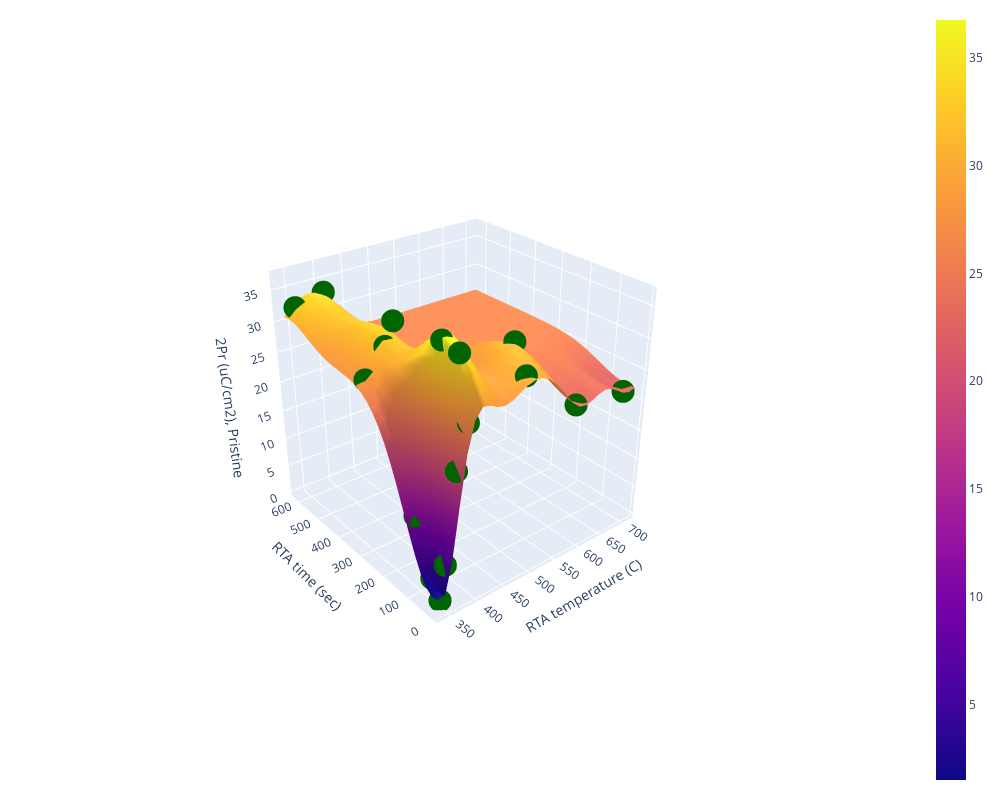

The notebook cell this image was saved under:
### Markdown cell above
# Make predictions and plot the mean surface

### Code cell
# non-log scale 3D plot

pred_labels = obs.mean.view(n, n)
print(pred_labels)
# plot?...
import plotly.graph_objects as go
fig = go.Figure(data=[go.Surface(z=pred_labels.numpy().T, x=test_grid[:,0], y=test_grid[:,1], name='GP regression')])
fig.add_trace(go.Scatter3d(x=train_x[:,0].numpy(),y=train_x[:,1].numpy(),  
                        z=train_y.numpy(), mode='markers', marker={'color':'darkgreen'}, name='training data'))
fig.update_layout( width=1000, height=800,
                  legend=dict(orientation="h", yanchor="top", y=1.02, xanchor="left",x=1),
                   margin=dict(r=20, l=10, b=10, t=10), 
                    scene=dict(
                    xaxis_title="RTA temperature (C)",
                    yaxis_title="RTA time (sec)",
                    zaxis_title='2Pr (uC/cm2), Pristine')
                )
camera = dict(
    up=dict(x=0, y=0, z=1),
    center=dict(x=0, y=0, z=0),
    eye=dict(x=-2, y=-2.5, z=1.75)
)

fig.update_layout(scene_camera=camera)
fig.show()

### Figure 1 — Plotly figure (JSON) as saved in the notebook; plotly's stock layout.template omitted (floating-point values rounded to 4 significant figures; data arrays with more than 128 entries replaced by an {"elided": "..."} marker saying what was removed)
{"data": [{"name": "GP regression", "x": [337.5, 350.4, 363.4, 376.3, 389.2, 402.2, 415.1, 428.0, 440.9, 453.9, 466.8, 479.7, 492.7, 505.6, 518.5, 531.5, 544.4, 557.3, 570.3, 583.2, 596.1, 609.1, 622.0, 634.9, 647.8, 660.8, 673.7, 686.6, 699.6, 712.5], "y": [9.643, 30.7, 51.76, 72.82, 93.88, 114.9, 136.0, 157.1, 178.1, 199.2, 220.2, 241.3, 262.4, 283.4, 304.5, 325.5, 346.6, 367.6, 388.7, 409.8, 430.8, 451.9, 472.9, 494.0, 515.1, 536.1, 557.2, 578.2, 599.3, 620.4], "z": {"elided": "30x30 float values"}, "type": "surface"}, {"marker": {"color": "darkgreen"}, "mode": "markers", "name": "training data", "x": [350, 350, 350, 350, 350, 360, 380, 400, 400, 400, 400, 400, 500, 600, 700, 389.2, 544.4, 440.9, 402.2], "y": [30, 60, 120, 300, 600, 30, 30, 30, 60, 120, 300, 600, 30, 30, 30, 309.6, 150, 199.9, 279.7], "z": [0.311, 3.051, 11.49, 27.85, 32.44, 5.915, 20.17, 26.67, 35.82, 36.27, 35.19, 33.62, 30.26, 22.56, 21.47, 31.51, 31.27, 30.21, 29.98], "type": "scatter3d"}], "layout": {"legend": {"orientation": "h", "yanchor": "top", "y": 1.02, "xanchor": "left", "x": 1}, "margin": {"r": 20, "l": 10, "b": 10, "t": 10}, "width": 1000, "height": 800, "scene": {"xaxis": {"title": {"text": "RTA temperature (C)"}}, "yaxis": {"title": {"text": "RTA time (sec)"}}, "zaxis": {"title": {"text": "2Pr (uC/cm2), Pristine"}}, "camera": {"up": {"x": 0, "y": 0, "z": 1}, "center": {"x": 0, "y": 0, "z": 0}, "eye": {"x": -2, "y": -2.5, "z": 1.75}}}}}
